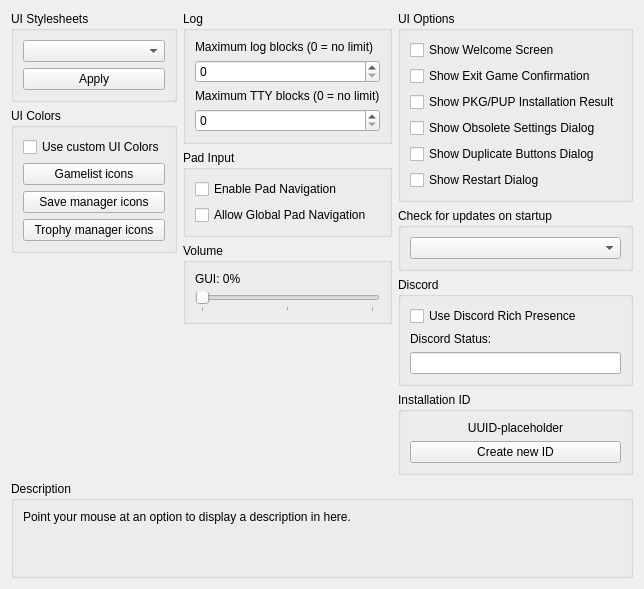
      <widget class="QWidget" name="guiTab">
       <attribute name="title">
        <string>GUI</string>
       </attribute>
       <layout class="QVBoxLayout" name="guiTab_layout" stretch="0,1,0">
        <item>
         <layout class="QHBoxLayout" name="guiTabLayout" stretch="1,1,1">
          <item>
           <layout class="QVBoxLayout" name="guiTabLayoutLeft">
            <item>
             <widget class="QGroupBox" name="gb_stylesheets">
              <property name="title">
               <string>UI Stylesheets</string>
              </property>
              <layout class="QVBoxLayout" name="gb_stylesheets_layout">
               <item>
                <widget class="QComboBox" name="combo_stylesheets"/>
               </item>
               <item>
                <widget class="QPushButton" name="pb_apply_stylesheet">
                 <property name="text">
                  <string>Apply</string>
                 </property>
                </widget>
               </item>
              </layout>
             </widget>
            </item>
            <item>
             <widget class="QGroupBox" name="gb_colors">
              <property name="title">
               <string>UI Colors</string>
              </property>
              <layout class="QVBoxLayout" name="gb_colors_layout">
               <property name="leftMargin">
                <number>9</number>
               </property>
               <property name="topMargin">
                <number>9</number>
               </property>
               <property name="rightMargin">
                <number>9</number>
               </property>
               <property name="bottomMargin">
                <number>9</number>
               </property>
               <item>
                <widget class="QCheckBox" name="cb_custom_colors">
                 <property name="text">
                  <string>Use custom UI Colors</string>
                 </property>
                </widget>
               </item>
               <item>
                <widget class="QPushButton" name="pb_gl_icon_color">
                 <property name="text">
                  <string>Gamelist icons</string>
                 </property>
                </widget>
               </item>
               <item>
                <widget class="QPushButton" name="pb_sd_icon_color">
                 <property name="text">
                  <string>Save manager icons</string>
                 </property>
                </widget>
               </item>
               <item>
                <widget class="QPushButton" name="pb_tr_icon_color">
                 <property name="text">
                  <string>Trophy manager icons</string>
                 </property>
                </widget>
               </item>
              </layout>
             </widget>
            </item>
            <item>
             <spacer name="guiTabSpacerLeft">
              <property name="orientation">
               <enum>Qt::Orientation::Vertical</enum>
              </property>
              <property name="sizeType">
               <enum>QSizePolicy::Policy::MinimumExpanding</enum>
              </property>
              <property name="sizeHint" stdset="0">
               <size>
                <width>0</width>
                <height>0</height>
               </size>
              </property>
             </spacer>
            </item>
           </layout>
          </item>
          <item>
           <layout class="QVBoxLayout" name="guiTabLayoutMiddle">
            <item>
             <widget class="QGroupBox" name="gb_log">
              <property name="title">
               <string>Log</string>
              </property>
              <layout class="QVBoxLayout" name="gb_log_layout">
               <item>
                <widget class="QWidget" name="log_limit" native="true">
                 <property name="sizePolicy">
                  <sizepolicy hsizetype="Minimum" vsizetype="Minimum">
                   <horstretch>0</horstretch>
                   <verstretch>0</verstretch>
                  </sizepolicy>
                 </property>
                 <layout class="QVBoxLayout" name="layout_log_limit">
                  <property name="leftMargin">
                   <number>0</number>
                  </property>
                  <property name="topMargin">
                   <number>0</number>
                  </property>
                  <property name="rightMargin">
                   <number>0</number>
                  </property>
                  <property name="bottomMargin">
                   <number>0</number>
                  </property>
                  <item>
                   <widget class="QLabel" name="label_log_limit">
                    <property name="text">
                     <string>Maximum log blocks (0 = no limit)</string>
                    </property>
                   </widget>
                  </item>
                  <item>
                   <widget class="QSpinBox" name="spinbox_log_limit">
                    <property name="minimum">
                     <number>0</number>
                    </property>
                    <property name="maximum">
                     <number>999999999</number>
                    </property>
                   </widget>
                  </item>
                 </layout>
                </widget>
               </item>
               <item>
                <widget class="QWidget" name="tty_limit" native="true">
                 <layout class="QVBoxLayout" name="layout_tty_limit">
                  <property name="leftMargin">
                   <number>0</number>
                  </property>
                  <property name="topMargin">
                   <number>0</number>
                  </property>
                  <property name="rightMargin">
                   <number>0</number>
                  </property>
                  <property name="bottomMargin">
                   <number>0</number>
                  </property>
                  <item>
                   <widget class="QLabel" name="label_tty_limit">
                    <property name="text">
                     <string>Maximum TTY blocks (0 = no limit)</string>
                    </property>
                   </widget>
                  </item>
                  <item>
                   <widget class="QSpinBox" name="spinbox_tty_limit">
                    <property name="maximum">
                     <number>999999999</number>
                    </property>
                   </widget>
                  </item>
                 </layout>
                </widget>
               </item>
              </layout>
             </widget>
            </item>
            <item>
             <widget class="QGroupBox" name="gb_gui_pad_input">
              <property name="title">
               <string>Pad Input</string>
              </property>
              <layout class="QVBoxLayout" name="gb_gui_pad_input_layout">
               <item>
                <widget class="QCheckBox" name="cb_pad_navigation">
                 <property name="text">
                  <string>Enable Pad Navigation</string>
                 </property>
                </widget>
               </item>
               <item>
                <widget class="QCheckBox" name="cb_global_pad_navigation">
                 <property name="text">
                  <string>Allow Global Pad Navigation</string>
                 </property>
                </widget>
               </item>
              </layout>
             </widget>
            </item>
            <item>
             <widget class="QGroupBox" name="gb_gui_volume">
              <property name="title">
               <string>Volume</string>
              </property>
              <layout class="QVBoxLayout" name="gb_gui_volume_layout">
               <item>
                <widget class="QWidget" name="gui_volume" native="true">
                 <layout class="QVBoxLayout" name="layout_gui_volume">
                  <property name="leftMargin">
                   <number>0</number>
                  </property>
                  <property name="topMargin">
                   <number>0</number>
                  </property>
                  <property name="rightMargin">
                   <number>0</number>
                  </property>
                  <property name="bottomMargin">
                   <number>0</number>
                  </property>
                  <item>
                   <widget class="QLabel" name="guiVolumeLabel">
                    <property name="text">
                     <string>GUI: 0%</string>
                    </property>
                   </widget>
                  </item>
                  <item>
                   <widget class="QSlider" name="guiVolume">
                    <property name="maximum">
                     <number>100</number>
                    </property>
                    <property name="orientation">
                     <enum>Qt::Orientation::Horizontal</enum>
                    </property>
                    <property name="tickPosition">
                     <enum>QSlider::TickPosition::TicksBelow</enum>
                    </property>
                    <property name="tickInterval">
                     <number>50</number>
                    </property>
                   </widget>
                  </item>
                 </layout>
                </widget>
               </item>
              </layout>
             </widget>
            </item>
            <item>
             <spacer name="guiTabSpacerMiddle">
              <property name="orientation">
               <enum>Qt::Orientation::Vertical</enum>
              </property>
              <property name="sizeType">
               <enum>QSizePolicy::Policy::MinimumExpanding</enum>
              </property>
              <property name="sizeHint" stdset="0">
               <size>
                <width>0</width>
                <height>0</height>
               </size>
              </property>
             </spacer>
            </item>
           </layout>
          </item>
          <item>
           <layout class="QVBoxLayout" name="guiTabLayoutRight">
            <item>
             <widget class="QGroupBox" name="gb_gui_options">
              <property name="title">
               <string>UI Options</string>
              </property>
              <layout class="QVBoxLayout" name="gb_gui_options_layout">
               <item>
                <widget class="QCheckBox" name="cb_show_welcome">
                 <property name="text">
                  <string>Show Welcome Screen</string>
                 </property>
                </widget>
               </item>
               <item>
                <widget class="QCheckBox" name="cb_show_exit_game">
                 <property name="text">
                  <string>Show Exit Game Confirmation</string>
                 </property>
                </widget>
               </item>
               <item>
                <widget class="QCheckBox" name="cb_show_pkg_install">
                 <property name="text">
                  <string>Show PKG/PUP Installation Result</string>
                 </property>
                </widget>
               </item>
               <item>
                <widget class="QCheckBox" name="cb_show_obsolete_cfg_dialog">
                 <property name="text">
                  <string>Show Obsolete Settings Dialog</string>
                 </property>
                </widget>
               </item>
               <item>
                <widget class="QCheckBox" name="cb_show_same_buttons_dialog">
                 <property name="text">
                  <string>Show Duplicate Buttons Dialog</string>
                 </property>
                </widget>
               </item>
               <item>
                <widget class="QCheckBox" name="cb_show_restart_hint">
                 <property name="text">
                  <string>Show Restart Dialog</string>
                 </property>
                </widget>
               </item>
               <item>
                <spacer name="guiTabSpacerRight">
                 <property name="orientation">
                  <enum>Qt::Orientation::Vertical</enum>
                 </property>
                 <property name="sizeType">
                  <enum>QSizePolicy::Policy::MinimumExpanding</enum>
                 </property>
                 <property name="sizeHint" stdset="0">
                  <size>
                   <width>0</width>
                   <height>0</height>
                  </size>
                 </property>
                </spacer>
               </item>
              </layout>
             </widget>
            </item>
            <item>
             <widget class="QGroupBox" name="gb_updates">
              <property name="title">
               <string>Check for updates on startup</string>
              </property>
              <layout class="QVBoxLayout" name="layout_gb_updates">
               <item>
                <widget class="QComboBox" name="combo_updates"/>
               </item>
              </layout>
             </widget>
            </item>
            <item>
             <widget class="QGroupBox" name="gb_discord">
              <property name="title">
               <string>Discord</string>
              </property>
              <layout class="QVBoxLayout" name="gb_discord_layout">
               <item>
                <widget class="QCheckBox" name="useRichPresence">
                 <property name="text">
                  <string>Use Discord Rich Presence</string>
                 </property>
                </widget>
               </item>
               <item>
                <widget class="QLabel" name="label_discordState">
                 <property name="text">
                  <string>Discord Status:</string>
                 </property>
                </widget>
               </item>
               <item>
                <widget class="QLineEdit" name="discordState">
                 <property name="sizePolicy">
                  <sizepolicy hsizetype="MinimumExpanding" vsizetype="Fixed">
                   <horstretch>0</horstretch>
                   <verstretch>0</verstretch>
                  </sizepolicy>
                 </property>
                 <property name="maxLength">
                  <number>128</number>
                 </property>
                </widget>
               </item>
              </layout>
             </widget>
            </item>
            <item>
             <widget class="QGroupBox" name="gb_uuid">
              <property name="title">
               <string>Installation ID</string>
              </property>
              <layout class="QVBoxLayout" name="gb_uuid_layout">
               <item>
                <widget class="QLabel" name="label_uuid">
                 <property name="text">
                  <string>UUID-placeholder</string>
                 </property>
                 <property name="alignment">
                  <set>Qt::AlignmentFlag::AlignCenter</set>
                 </property>
                </widget>
               </item>
               <item>
                <widget class="QPushButton" name="pb_uuid">
                 <property name="text">
                  <string>Create new ID</string>
                 </property>
                </widget>
               </item>
              </layout>
             </widget>
            </item>
           </layout>
          </item>
         </layout>
        </item>
        <item>
         <spacer name="guiTabSpacer">
          <property name="orientation">
           <enum>Qt::Orientation::Vertical</enum>
          </property>
          <property name="sizeType">
           <enum>QSizePolicy::Policy::MinimumExpanding</enum>
          </property>
          <property name="sizeHint" stdset="0">
           <size>
            <width>0</width>
            <height>0</height>
           </size>
          </property>
         </spacer>
        </item>
        <item>
         <widget class="QGroupBox" name="gb_description_gui">
          <property name="title">
           <string>Description</string>
          </property>
          <layout class="QVBoxLayout" name="gb_description_gui_layout">
           <item>
            <widget class="QLabel" name="description_gui">
             <property name="text">
              <string>Point your mouse at an option to display a description in here.


</string>
             </property>
             <property name="textFormat">
              <enum>Qt::TextFormat::PlainText</enum>
             </property>
             <property name="alignment">
              <set>Qt::AlignmentFlag::AlignLeading|Qt::AlignmentFlag::AlignLeft|Qt::AlignmentFlag::AlignTop</set>
             </property>
             <property name="wordWrap">
              <bool>true</bool>
             </property>
            </widget>
           </item>
          </layout>
         </widget>
        </item>
       </layout>
      </widget>
